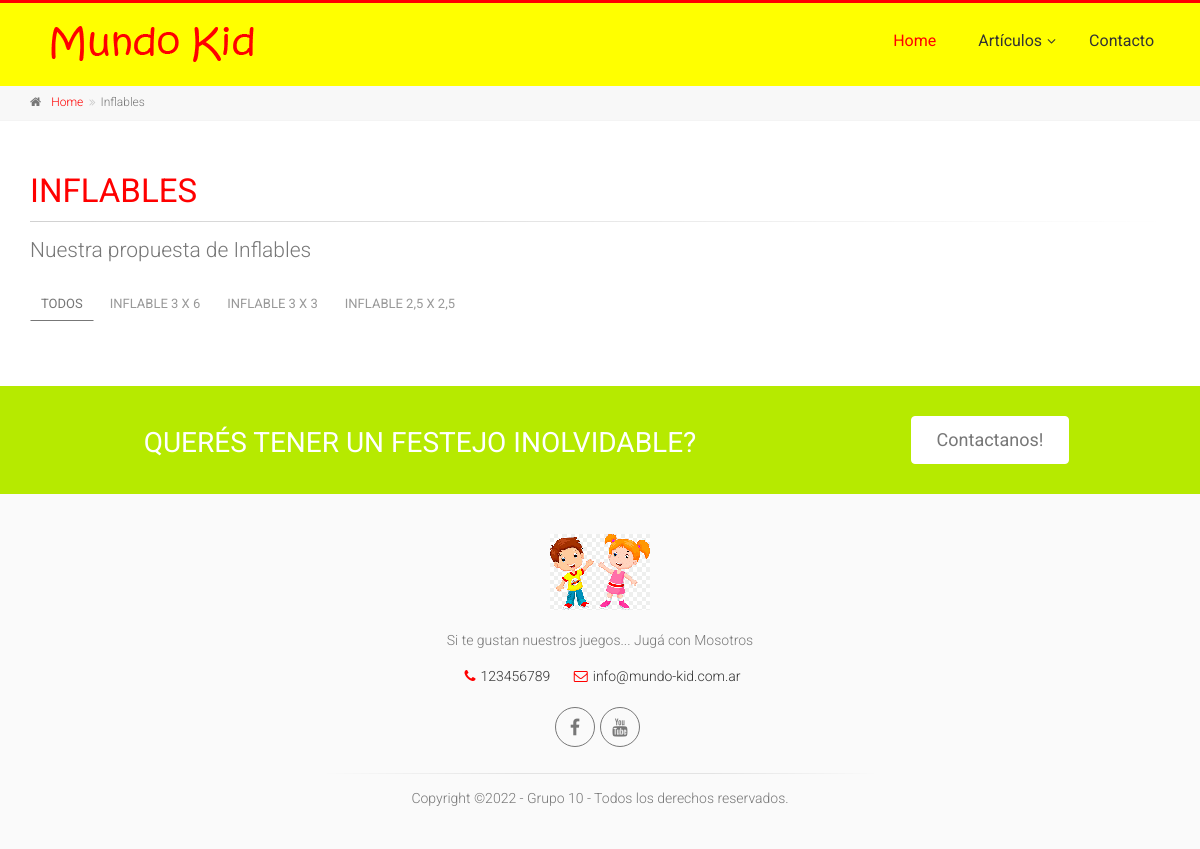
Page /inflables/ on the earlier database version.
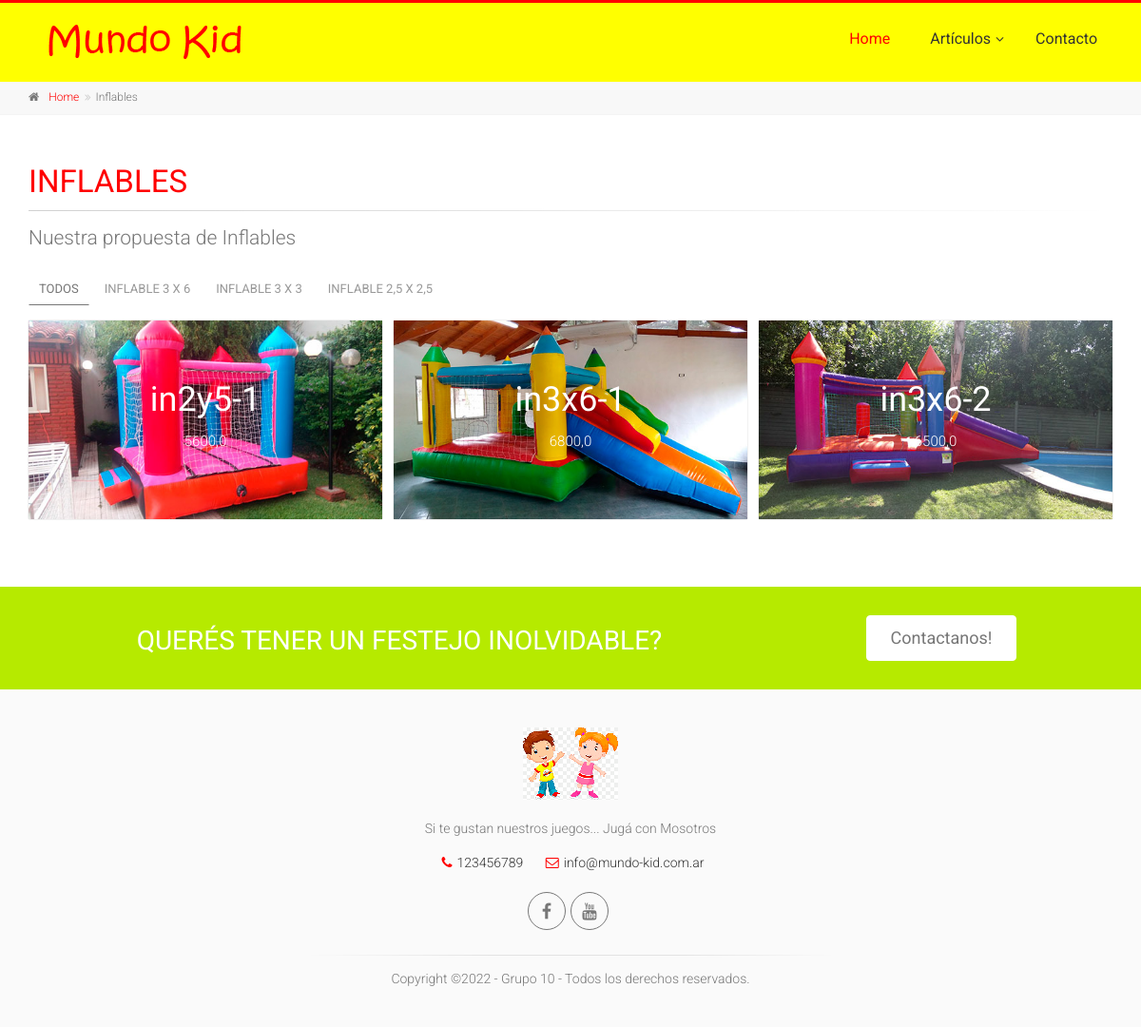
Same page on the later database version.
### Articulos/models.py (models this page shows, shortened)
class Articulo(models.Model):
    id=models.BigIntegerField(primary_key=True,verbose_name="Id_Artículo")
    nombre=models.TextField(max_length=40)
    categoria=models.CharField(max_length=2)
    subcategoria=models.TextField(max_length=10)
    stock=models.IntegerField()
    precio=models.FloatField()
    imagen_url=models.ImageField(upload_to="articulos")
    class Meta:
        verbose_name ="articulo"
        verbose_name_plural="articulos"

### Articulos/views.py (the view)
# urls.py: path('inflables/',Articulos_views.inflables,name="inflables"),
def inflables(request):
    articulos=Articulo.objects.filter(categoria = 'in')
    return render(request,"Articulos/inflables.html",{'articulos':articulos})

### Articulos/templates/Articulos/inflables.html
{% extends 'MundoKid/base.html' %}
{% block content %}
	        <div class="breadcrumb-container">
				<div class="container">
					<ol class="breadcrumb">
						<li><i class="fa fa-home pr-10"></i><a href="index.html">Home</a></li>
						<li class="active">Inflables</li>
					</ol>
				</div>
			</div>
			<section class="main-container">
				<div class="container">
					<div class="row">
						<div class="main col-md-12">
							<h1 class="page-title"><span>Inflables</span></h1>
							<div class="separator-2"></div>
							<p class="lead">Nuestra propuesta de Inflables</p>
							<div class="filters">
								<ul class="nav nav-pills">
									<li class="active"><a href="#" data-filter="*">Todos</a></li>
									<li><a href="#" data-filter=".in3x6">Inflable 3 x 6</a></li>
									<li><a href="#" data-filter=".in3x3">Inflable 3 x 3</a></li>
									<li><a href="#" data-filter=".in2y5">Inflable 2,5 x 2,5</a></li>
                                </ul>
							</div>
							<div class="isotope-container row grid-space-10">
                                 {% for articulo in articulos %}
								<div class="col-md-4 col-sm-6 isotope-item {{articulo.subcategoria}}">
									<div class="image-box txt-box bordered text-center mb-20">
										<div class="overlay-container">
											<img src="{{articulo.imagen_url.url}}" alt="Inflable">
											<div class="text">
												<h3>{{articulo.nombre}}</h3>
												<p>{{articulo.precio}}</p>
											</div>
										</div>
									</div>
								</div>
                                 {% endfor %}
                            </div>
						</div>
					</div>
				</div>
			</section>
{% endblock %}

Differences in the rows shown:
added Articulo: imagen_url (picture), nombre "in2y5-1", precio "5600,0"
added Articulo: imagen_url (picture), nombre "in3x6-1", precio "6800,0"
added Articulo: imagen_url (picture), nombre "in3x6-2", precio "6500,0"
